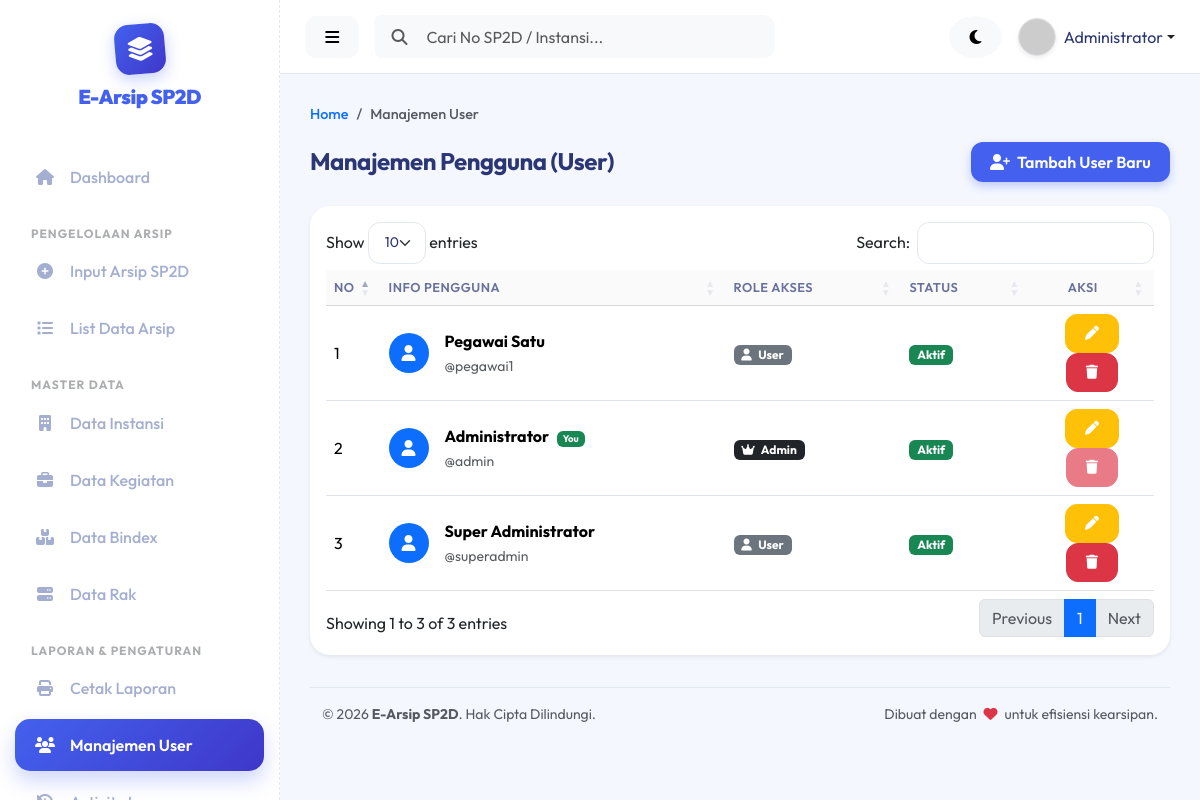
The app's page /index.php?page=users (signed in) with its own data.
### tables this page shows
CREATE TABLE `users` (
  `id` INT(11) AUTO_INCREMENT PRIMARY KEY,
  `nama` VARCHAR(100) NOT NULL,
  `username` VARCHAR(50) NOT NULL UNIQUE,
  `password` VARCHAR(255) NOT NULL,
  `role` ENUM('Pegawai', 'Admin', 'Superadmin') NOT NULL DEFAULT 'Pegawai',
  `status` ENUM('Aktif', 'Nonaktif') DEFAULT 'Aktif',
  `foto` VARCHAR(255) DEFAULT 'default.png',
  `created_at` TIMESTAMP DEFAULT CURRENT_TIMESTAMP,
  `updated_at` TIMESTAMP DEFAULT CURRENT_TIMESTAMP ON UPDATE CURRENT_TIMESTAMP
);

### config/config.php (called while the page is built, shortened)
<?php
function base_url($path = '') {
    return BASE_URL . $path;
}

### views/master/users.php (the view, shortened to what this page needs)
<?php include 'views/layout/header.php'; ?>
<?php include 'views/layout/sidebar.php'; ?>
<?php include 'views/layout/navbar.php'; ?>
<nav aria-label="breadcrumb">
  <ol class="breadcrumb">
    <li class="breadcrumb-item"><a href="<?= base_url('index.php?page=dashboard') ?>" class="text-decoration-none">Home</a></li>
    <li class="breadcrumb-item active" aria-current="page">Manajemen User</li>
  </ol>
</nav>
<div class="d-flex justify-content-between align-items-center mb-4">
    <h4 class="font-weight-bold mb-0">Manajemen Pengguna (User)</h4>
    <div>
        <button type="button" class="btn btn-primary" data-bs-toggle="modal" data-bs-target="#modalTambah">
            <i class="fa-solid fa-user-plus me-1"></i> Tambah User Baru
        </button>
    </div>
</div>
<div class="card border-0 shadow-sm">
    <div class="card-body">
        <div class="table-responsive">
            <table class="table table-hover align-middle w-100" id="tableUsers">
                <thead class="table-light">
                    <tr>
                        <th width="5%">No</th>
                        <th>Info Pengguna</th>
                        <th>Role Akses</th>
                        <th>Status</th>
                        <th width="15%" class="text-center">Aksi</th>
                    </tr>
                </thead>
                <tbody>
                    <?php $no = 1; foreach($usersList as $row): ?>
                    <tr>
                        <td><?= $no++ ?></td>
                        <td>
                            <div class="d-flex align-items-center">
                                <div class="bg-primary text-white rounded-circle d-flex justify-content-center align-items-center me-3" style="width: 40px; height: 40px;">
                                    <i class="fa-solid fa-user"></i>
                                </div>
                                <div>
                                    <strong><?= htmlspecialchars($row['nama']) ?></strong>
                                    <?php if($row['id'] == $_SESSION['user_id']): ?>
                                        <span class="badge bg-success ms-1" style="font-size:0.6rem;">You</span>
                                    <?php endif; ?>
                                    <br>
                                    <small class="text-muted">@<?= htmlspecialchars($row['username']) ?></small>
                                </div>
                            </div>
                        </td>
                        <td>
                            <?php if($row['role'] == 'Admin'): ?>
                                <span class="badge bg-dark"><i class="fa-solid fa-crown me-1"></i> Admin</span>
                            <?php elseif($row['role'] == 'Operator'): ?>
                                <span class="badge bg-info text-dark"><i class="fa-solid fa-keyboard me-1"></i> Operator</span>
                            <?php elseif($row['role'] == 'Reviewer'): ?>
                                <span class="badge bg-primary"><i class="fa-solid fa-check-double me-1"></i> Reviewer</span>
                            <?php elseif($row['role'] == 'Management'): ?>
                                <span class="badge bg-warning text-dark"><i class="fa-solid fa-chart-pie me-1"></i> Management</span>
                            <?php elseif($row['role'] == 'Direktur'): ?>
                                <span class="badge bg-success"><i class="fa-solid fa-eye me-1"></i> Direktur</span>
                            <?php else: ?>
                                <span class="badge bg-secondary"><i class="fa-solid fa-user me-1"></i> User</span>
                            <?php endif; ?>
                        </td>
                        <td>
                            <?php if($row['status'] == 'Aktif'): ?>
                                <span class="badge bg-success">Aktif</span>
                            <?php else: ?>
                                <span class="badge bg-secondary">Nonaktif</span>
                            <?php endif; ?>
                        </td>
                        <td class="text-center">
                            <button class="btn btn-sm btn-warning text-white btn-edit"
                                data-id="<?= $row['id'] ?>"
                                data-nama="<?= htmlspecialchars($row['nama']) ?>"
                                data-username="<?= htmlspecialchars($row['username']) ?>"
                                data-role="<?= $row['role'] ?>"
                                data-status="<?= $row['status'] ?>"
                                data-bs-toggle="modal" data-bs-target="#modalEdit">
                                <i class="fa-solid fa-pen"></i>
                            </button>
                            <button class="btn btn-sm btn-danger btn-delete <?= ($row['id'] == $_SESSION['user_id']) ? 'disabled' : '' ?>" data-id="<?= $row['id'] ?>">
                                <i class="fa-solid fa-trash"></i>
                            </button>
                        </td>
                    </tr>
                    <?php endforeach; ?>
                </tbody>
            </table>
        </div>
    </div>
</div>
<?php
include 'views/layout/footer.php';
?>

### records on screen
users: nama "Pegawai Satu", username "pegawai1", role "User", status "Aktif"
users: nama "Administrator", shows "You", username "admin", role "Admin" (drawn), status "Aktif"
users: nama "Super Administrator", username "superadmin", role "User", status "Aktif"

### other values on screen
$userName "Administrator"
